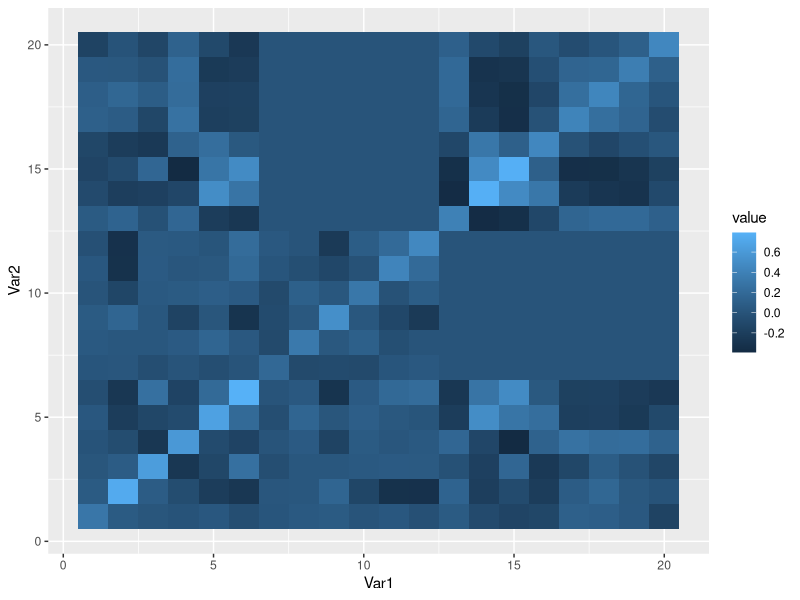
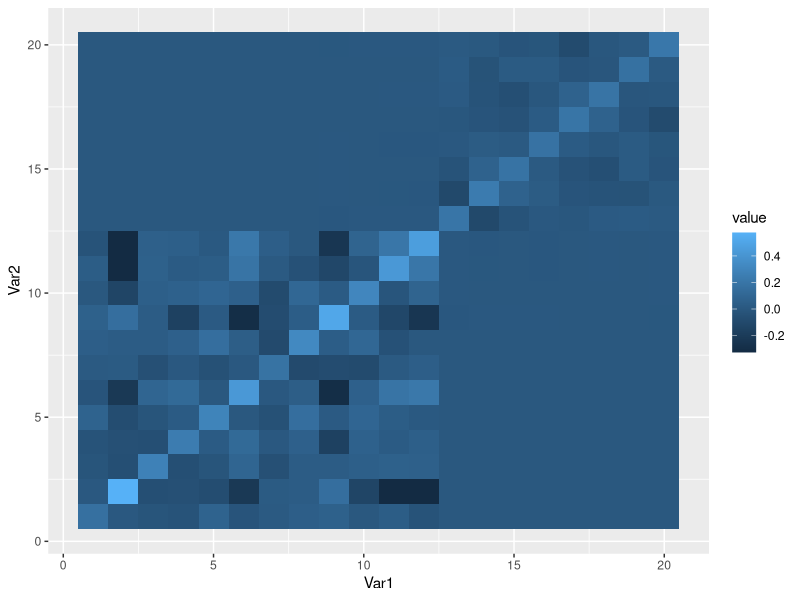

The R source for these figures, in order:
## ---- chunk 1
n = 20
A = matrix(runif(n^2)*2-1, ncol=n)  
Cov20 = t(A) %*% A
Cov20 = Cov20 + (diag(20)*0.01)
## ---- chunk 2
#Splits matrix into 9 blocks (if not multiple of 3, last block will be largest)
blocksplit = function(covmatrix){
  rows = nrow(covmatrix)
  x = floor(rows/3)
  y = rows %% x
  
  #Split matrix into 9 block matrices 
  subblock1 = covmatrix[1:x , 1:x]
  subblock2 = covmatrix[1:x , (x+1):(2*x)]
  subblock3 = covmatrix[1:x , ((2*x)+1):((3*x)+y)]
  
  subblock4 = covmatrix[(x+1):(2*x) , 1:x]
  subblock5 = covmatrix[(x+1):(2*x) , (x+1):(2*x)]
  subblock6 = covmatrix[(x+1):(2*x) , ((2*x)+1):((3*x)+y)]
  
  subblock7 = covmatrix[((2*x)+1):((3*x)+y) , 1:x]
  subblock8 = covmatrix[((2*x)+1):((3*x)+y) , (x+1):(2*x)]
  subblock9 = covmatrix[((2*x)+1):((3*x)+y) , ((2*x)+1):((3*x)+y)]
  
  blocks = list(subblock1,subblock2,subblock3,subblock4,subblock5,subblock6,subblock7,subblock8,subblock9)
  return(blocks)
  
  #covmatrix2 = covmatrix
}

#Test that it works 
# covmatrix = matrix(1:144,12,12)
blocks20 = blocksplit(Cov20)
blocks20[[6]]
## ---- chunk 3
#change block 6 and 8 to maximize det (ONE BLOCK ONE ITERATION)
Eblock = function(blocklist){
  subblock6 = t(blocklist[[2]]) %*% solve(blocklist[[1]]) %*% blocklist[[3]]
  subblock8 = t(subblock6)
  
  row1 = cbind(blocklist[[1]],blocklist[[2]],blocklist[[3]])
  row2 = cbind(blocklist[[4]],blocklist[[5]],subblock6)
  row3 = cbind(blocklist[[7]],subblock8,blocklist[[9]])
  
  Covnew = rbind(row1,row2,row3)
  Precnew = solve(Covnew)
  newmatrices = list(Covnew,Precnew)
  return(newmatrices)
}

#Test
ex20 = Eblock(blocks20)
View(ex20[[2]])
det(ex20[[2]])
isSymmetric(ex20[[2]])

#Heatmap of prec matrix ex20
library(reshape2)
melted_cormat <- melt(ex20[[2]])
head(melted_cormat)

library(ggplot2)
ggplot(data = melted_cormat, aes(x=Var1, y=Var2, fill=value)) + 
  geom_tile()

#Can we generate data w new cov matrix? 
library(MASS) 
mu = runif(20,0,10)
df = data.frame(mvrnorm(100,mu,ex20[[1]]))
## ---- chunk 4
#Induce sparsity in subblock 3 and 6 (7 and 8) (0s in precision matrix)
CEblock = function(blocklist,iter=10){
  #Iteration 1 to initialize
  #change block 6 and 8 to maximize det
  subblock6 = t(blocklist[[2]]) %*% solve(blocklist[[1]]) %*% blocklist[[3]]
  subblock8 = t(subblock6)
  
  #update block 3 and 7 next
  subblock3 = blocklist[[2]] %*% solve(blocklist[[5]]) %*% subblock6
  subblock7 = t(subblock3)
  
  #Rest of iterations till convergence
  for(i in 2:iter){
    #change block 6 and 8 to maximize det
    subblock6 = t(blocklist[[2]]) %*% solve(blocklist[[1]]) %*% subblock3
    subblock8 = t(subblock6)
    
    # row1 = cbind(blocklist[[1]],blocklist[[2]],blocklist[[3]])
    # row2 = cbind(blocklist[[4]],blocklist[[5]],subblock6)
    # row3 = cbind(blocklist[[7]],subblock8,blocklist[[9]])
    # 
    # Covnew = rbind(row1,row2,row3)
    # blocklist2 = blocksplit(Covnew)
    
    #update block 3 and 7 next
    subblock3 = blocklist[[2]] %*% solve(blocklist[[5]]) %*% subblock6
    subblock7 = t(subblock3)
    
    row1 = cbind(blocklist[[1]],blocklist[[2]],subblock3)
    row2 = cbind(blocklist[[4]],blocklist[[5]],subblock6)
    row3 = cbind(subblock7,subblock8,blocklist[[9]])
  }
  
  Covnew = rbind(row1,row2,row3)
  Precnew = solve(Covnew)
  newmatrices = list(Covnew,Precnew)
  return(newmatrices)
}

#Test
ex20 = CEblock(blocks20)
View(ex20[[2]])
det(ex20[[2]])
isSymmetric(ex20[[2]])

#Heatmap of prec matrix ex20
library(reshape2)
melted_cormat <- melt(ex20[[2]])
head(melted_cormat)

library(ggplot2)
ggplot(data = melted_cormat, aes(x=Var1, y=Var2, fill=value)) + 
  geom_tile()

#Can we generate data w new cov matrix? 
library(MASS) 
mu = runif(20,0,10)
df = data.frame(mvrnorm(100,mu,ex20[[1]]))
